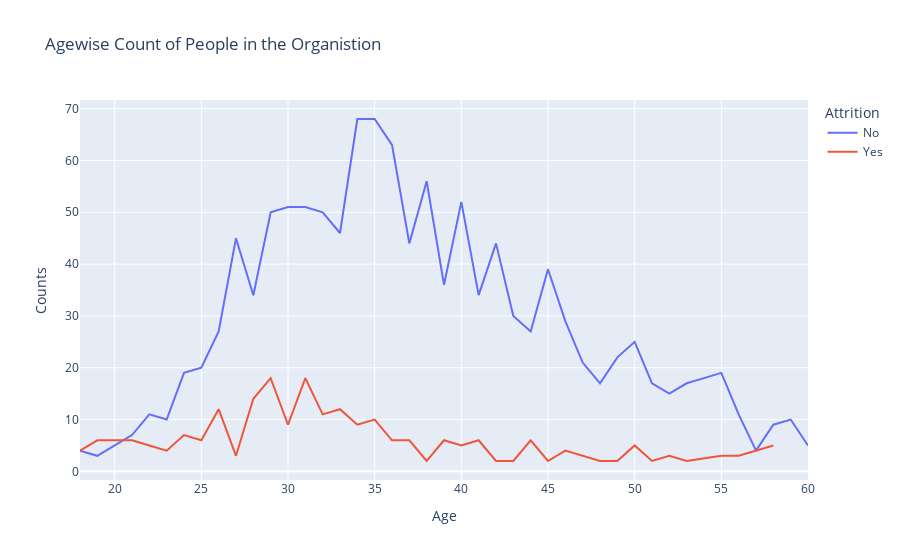

The cell this chart's notebook holds for it:
### Markdown cell above
#### Performing Exploratory Data Analysis

### Code cell
age_att =  ibm_data.groupby(['Age','Attrition']).apply(lambda x:x['DailyRate'].count()).reset_index(name='Counts')
px.line(age_att, x='Age', y='Counts', color='Attrition', title='Agewise Count of People in the Organistion')

### Figure 1 — Plotly figure (JSON) as saved in the notebook; plotly's stock layout.template omitted (floating-point values rounded to 4 significant figures)
{"data": [{"hovertemplate": "Attrition=No<br>Age=%{x}<br>Counts=%{y}<extra></extra>", "legendgroup": "No", "line": {"color": "#636efa", "dash": "solid"}, "mode": "lines", "name": "No", "orientation": "v", "showlegend": true, "type": "scatter", "x": [18, 19, 20, 21, 22, 23, 24, 25, 26, 27, 28, 29, 30, 31, 32, 33, 34, 35, 36, 37, 38, 39, 40, 41, 42, 43, 44, 45, 46, 47, 48, 49, 50, 51, 52, 53, 54, 55, 56, 57, 58, 59, 60], "xaxis": "x", "y": [4, 3, 5, 7, 11, 10, 19, 20, 27, 45, 34, 50, 51, 51, 50, 46, 68, 68, 63, 44, 56, 36, 52, 34, 44, 30, 27, 39, 29, 21, 17, 22, 25, 17, 15, 17, 18, 19, 11, 4, 9, 10, 5], "yaxis": "y"}, {"hovertemplate": "Attrition=Yes<br>Age=%{x}<br>Counts=%{y}<extra></extra>", "legendgroup": "Yes", "line": {"color": "#EF553B", "dash": "solid"}, "mode": "lines", "name": "Yes", "orientation": "v", "showlegend": true, "type": "scatter", "x": [18, 19, 20, 21, 22, 23, 24, 25, 26, 27, 28, 29, 30, 31, 32, 33, 34, 35, 36, 37, 38, 39, 40, 41, 42, 43, 44, 45, 46, 47, 48, 49, 50, 51, 52, 53, 55, 56, 58], "xaxis": "x", "y": [4, 6, 6, 6, 5, 4, 7, 6, 12, 3, 14, 18, 9, 18, 11, 12, 9, 10, 6, 6, 2, 6, 5, 6, 2, 2, 6, 2, 4, 3, 2, 2, 5, 2, 3, 2, 3, 3, 5], "yaxis": "y"}], "layout": {"legend": {"title": {"text": "Attrition"}, "tracegroupgap": 0}, "title": {"text": "Agewise Count of People in the Organistion"}, "xaxis": {"anchor": "y", "domain": [0, 1], "title": {"text": "Age"}}, "yaxis": {"anchor": "x", "domain": [0, 1], "title": {"text": "Counts"}}}}
